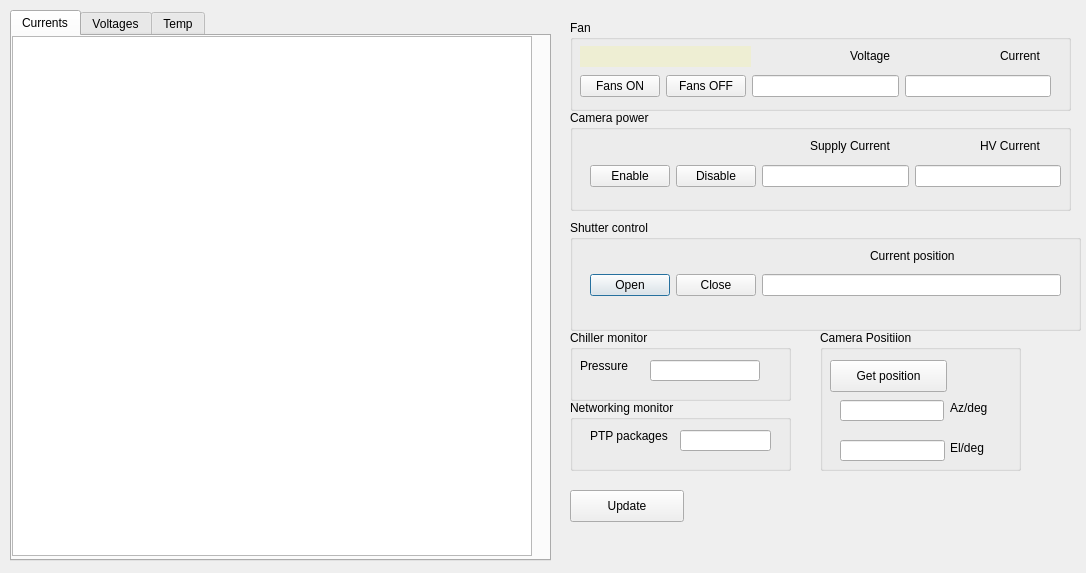
<?xml version="1.0" encoding="UTF-8"?>
<ui version="4.0">
 <class>Dialog</class>
 <widget class="QDialog" name="Dialog">
  <property name="geometry">
   <rect>
    <x>0</x>
    <y>0</y>
    <width>1086</width>
    <height>573</height>
   </rect>
  </property>
  <property name="windowTitle">
   <string>pSCT</string>
  </property>
  <widget class="QGroupBox" name="groupBox_5">
   <property name="geometry">
    <rect>
     <x>570</x>
     <y>220</y>
     <width>511</width>
     <height>111</height>
    </rect>
   </property>
   <property name="title">
    <string>Shutter control</string>
   </property>
   <widget class="QLabel" name="label_10">
    <property name="geometry">
     <rect>
      <x>300</x>
      <y>20</y>
      <width>101</width>
      <height>32</height>
     </rect>
    </property>
    <property name="text">
     <string>Current position</string>
    </property>
   </widget>
   <widget class="QWidget" name="layoutWidget_4">
    <property name="geometry">
     <rect>
      <x>20</x>
      <y>50</y>
      <width>471</width>
      <height>31</height>
     </rect>
    </property>
    <layout class="QHBoxLayout" name="horizontalLayout_3" stretch="0,0,0">
     <item>
      <widget class="QPushButton" name="pushButton_6">
       <property name="text">
        <string>Open</string>
       </property>
      </widget>
     </item>
     <item>
      <widget class="QPushButton" name="pushButton_7">
       <property name="text">
        <string>Close</string>
       </property>
      </widget>
     </item>
     <item>
      <widget class="QLineEdit" name="lineEdit_7"/>
     </item>
    </layout>
   </widget>
  </widget>
  <widget class="QGroupBox" name="groupBox_4">
   <property name="geometry">
    <rect>
     <x>570</x>
     <y>110</y>
     <width>501</width>
     <height>101</height>
    </rect>
   </property>
   <property name="title">
    <string>Camera power</string>
   </property>
   <widget class="QLabel" name="label_7">
    <property name="geometry">
     <rect>
      <x>410</x>
      <y>20</y>
      <width>81</width>
      <height>31</height>
     </rect>
    </property>
    <property name="text">
     <string>HV Current</string>
    </property>
   </widget>
   <widget class="QWidget" name="layoutWidget_3">
    <property name="geometry">
     <rect>
      <x>20</x>
      <y>50</y>
      <width>471</width>
      <height>33</height>
     </rect>
    </property>
    <layout class="QHBoxLayout" name="horizontalLayout_2">
     <item>
      <widget class="QPushButton" name="pushButton_4">
       <property name="text">
        <string>Enable</string>
       </property>
      </widget>
     </item>
     <item>
      <widget class="QPushButton" name="pushButton_5">
       <property name="text">
        <string>Disable</string>
       </property>
      </widget>
     </item>
     <item>
      <widget class="QLineEdit" name="lineEdit_5"/>
     </item>
     <item>
      <widget class="QLineEdit" name="lineEdit_6"/>
     </item>
    </layout>
   </widget>
   <widget class="QLabel" name="label_8">
    <property name="geometry">
     <rect>
      <x>240</x>
      <y>20</y>
      <width>91</width>
      <height>31</height>
     </rect>
    </property>
    <property name="text">
     <string>Supply Current</string>
    </property>
   </widget>
  </widget>
  <widget class="QGroupBox" name="groupBox_6">
   <property name="geometry">
    <rect>
     <x>570</x>
     <y>330</y>
     <width>221</width>
     <height>71</height>
    </rect>
   </property>
   <property name="title">
    <string>Chiller monitor</string>
   </property>
   <widget class="QLineEdit" name="lineEdit_9">
    <property name="geometry">
     <rect>
      <x>80</x>
      <y>30</y>
      <width>110</width>
      <height>21</height>
     </rect>
    </property>
   </widget>
   <widget class="QLabel" name="label_11">
    <property name="geometry">
     <rect>
      <x>10</x>
      <y>20</y>
      <width>61</width>
      <height>32</height>
     </rect>
    </property>
    <property name="text">
     <string>Pressure</string>
    </property>
   </widget>
  </widget>
  <widget class="QGroupBox" name="groupBox_2">
   <property name="geometry">
    <rect>
     <x>570</x>
     <y>20</y>
     <width>501</width>
     <height>91</height>
    </rect>
   </property>
   <property name="title">
    <string>Fan</string>
   </property>
   <widget class="QLabel" name="label_6">
    <property name="geometry">
     <rect>
      <x>430</x>
      <y>20</y>
      <width>51</width>
      <height>32</height>
     </rect>
    </property>
    <property name="text">
     <string>Current</string>
    </property>
   </widget>
   <widget class="QLabel" name="label_5">
    <property name="geometry">
     <rect>
      <x>280</x>
      <y>20</y>
      <width>51</width>
      <height>32</height>
     </rect>
    </property>
    <property name="text">
     <string>Voltage</string>
    </property>
   </widget>
   <widget class="QWidget" name="layoutWidget">
    <property name="geometry">
     <rect>
      <x>10</x>
      <y>50</y>
      <width>471</width>
      <height>33</height>
     </rect>
    </property>
    <layout class="QHBoxLayout" name="horizontalLayout_4">
     <item>
      <widget class="QPushButton" name="pushButton_2">
       <property name="text">
        <string>Fans ON</string>
       </property>
      </widget>
     </item>
     <item>
      <widget class="QPushButton" name="pushButton_3">
       <property name="text">
        <string>Fans OFF</string>
       </property>
      </widget>
     </item>
     <item>
      <widget class="QLineEdit" name="lineEdit_3">
       <property name="readOnly">
        <bool>false</bool>
       </property>
      </widget>
     </item>
     <item>
      <widget class="QLineEdit" name="lineEdit_4"/>
     </item>
    </layout>
   </widget>
   <widget class="QLineEdit" name="fanAlertLineEdit">
    <property name="enabled">
     <bool>true</bool>
    </property>
    <property name="geometry">
     <rect>
      <x>10</x>
      <y>26</y>
      <width>171</width>
      <height>21</height>
     </rect>
    </property>
    <property name="autoFillBackground">
     <bool>false</bool>
    </property>
    <property name="styleSheet">
     <string notr="true">background-color: rgb(238, 238, 211);</string>
    </property>
    <property name="frame">
     <bool>false</bool>
    </property>
    <property name="readOnly">
     <bool>true</bool>
    </property>
   </widget>
  </widget>
  <widget class="QGroupBox" name="groupBox_7">
   <property name="geometry">
    <rect>
     <x>570</x>
     <y>400</y>
     <width>221</width>
     <height>71</height>
    </rect>
   </property>
   <property name="title">
    <string>Networking monitor</string>
   </property>
   <widget class="QLineEdit" name="lineEdit_8">
    <property name="geometry">
     <rect>
      <x>110</x>
      <y>30</y>
      <width>91</width>
      <height>21</height>
     </rect>
    </property>
   </widget>
   <widget class="QLabel" name="label_12">
    <property name="geometry">
     <rect>
      <x>20</x>
      <y>20</y>
      <width>101</width>
      <height>32</height>
     </rect>
    </property>
    <property name="text">
     <string>PTP packages</string>
    </property>
   </widget>
  </widget>
  <widget class="QGroupBox" name="groupBox">
   <property name="geometry">
    <rect>
     <x>820</x>
     <y>330</y>
     <width>201</width>
     <height>141</height>
    </rect>
   </property>
   <property name="title">
    <string>Camera Positiion</string>
   </property>
   <widget class="QPushButton" name="pushButton_1">
    <property name="geometry">
     <rect>
      <x>10</x>
      <y>30</y>
      <width>117</width>
      <height>32</height>
     </rect>
    </property>
    <property name="text">
     <string>Get position</string>
    </property>
   </widget>
   <widget class="QLabel" name="label_2">
    <property name="geometry">
     <rect>
      <x>130</x>
      <y>110</y>
      <width>39</width>
      <height>16</height>
     </rect>
    </property>
    <property name="text">
     <string>El/deg</string>
    </property>
   </widget>
   <widget class="QLabel" name="label">
    <property name="geometry">
     <rect>
      <x>130</x>
      <y>70</y>
      <width>44</width>
      <height>16</height>
     </rect>
    </property>
    <property name="text">
     <string>Az/deg</string>
    </property>
   </widget>
   <widget class="QLineEdit" name="lineEdit_1">
    <property name="geometry">
     <rect>
      <x>20</x>
      <y>70</y>
      <width>104</width>
      <height>21</height>
     </rect>
    </property>
   </widget>
   <widget class="QLineEdit" name="lineEdit_2">
    <property name="geometry">
     <rect>
      <x>20</x>
      <y>110</y>
      <width>105</width>
      <height>21</height>
     </rect>
    </property>
   </widget>
  </widget>
  <widget class="QTabWidget" name="tabWidget">
   <property name="enabled">
    <bool>true</bool>
   </property>
   <property name="geometry">
    <rect>
     <x>10</x>
     <y>10</y>
     <width>541</width>
     <height>551</height>
    </rect>
   </property>
   <property name="currentIndex">
    <number>0</number>
   </property>
   <widget class="QWidget" name="Currents">
    <attribute name="title">
     <string>Currents</string>
    </attribute>
    <widget class="QGraphicsView" name="graphicsView">
     <property name="geometry">
      <rect>
       <x>0</x>
       <y>0</y>
       <width>520</width>
       <height>520</height>
      </rect>
     </property>
    </widget>
   </widget>
   <widget class="QWidget" name="Voltages">
    <attribute name="title">
     <string>Voltages</string>
    </attribute>
    <widget class="QGraphicsView" name="graphicsView_2">
     <property name="geometry">
      <rect>
       <x>0</x>
       <y>0</y>
       <width>520</width>
       <height>520</height>
      </rect>
     </property>
    </widget>
   </widget>
   <widget class="QWidget" name="Temp">
    <attribute name="title">
     <string>Temp</string>
    </attribute>
    <widget class="QGraphicsView" name="graphicsView_3">
     <property name="geometry">
      <rect>
       <x>0</x>
       <y>0</y>
       <width>520</width>
       <height>520</height>
      </rect>
     </property>
    </widget>
   </widget>
  </widget>
  <widget class="QPushButton" name="pushButton">
   <property name="geometry">
    <rect>
     <x>570</x>
     <y>490</y>
     <width>114</width>
     <height>32</height>
    </rect>
   </property>
   <property name="text">
    <string>Update</string>
   </property>
  </widget>
 </widget>
 <resources/>
 <connections/>
</ui>
